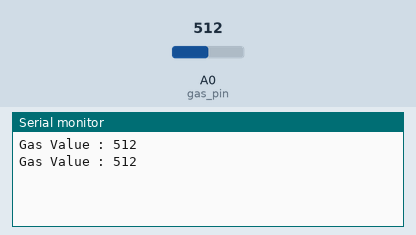
The sketch below on a simulated Arduino Uno, built with avr-gcc and run on an emulated ATmega328P. Parts: the last lines printed to the serial monitor. Inputs (shaded band) come from the test bench; at power-on: A0 (gas_pin) = 512.

Above: at 1.8 s.
1.9 s: A0 (gas_pin) set to 716
At 2.8 s:
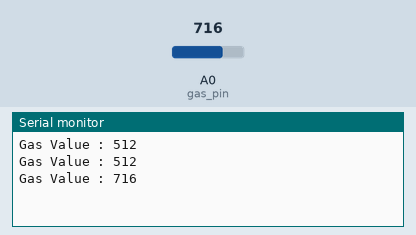
3.4 s: A0 (gas_pin) set to 900
At 4.8 s:
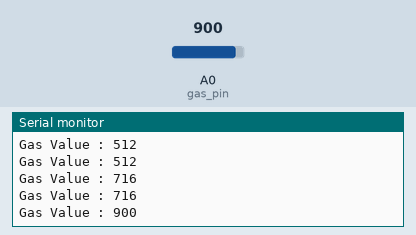
Timing chart, 0 to 6.4 s (numbered marks = the images above; inputs shaded):
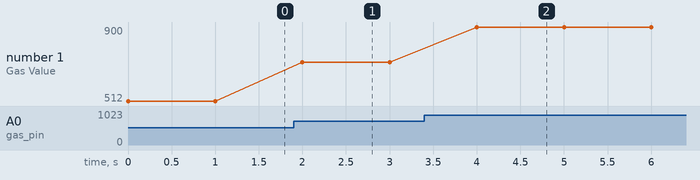

The sketch:

gas.ino
```cpp
//Define pin
// RM5 - RM22 connected
int gas_pin = 0;     // Arduino pin #8/A0  or Board pin P11

void setup() {
  pinMode(gas_pin, INPUT);
  Serial.begin(9600);
}

void loop() {
  int gas_value = analogRead(gas_pin);

  Serial.print("Gas Value : ");
  Serial.println(gas_value);
  // Checks if it has reached the threshold value

  delay(1000);
}
```

Measured:
- after the input at 1.9 s, the serial monitor: prints a new line after 0.10 s (image 1)
- after the input at 3.4 s, the serial monitor: prints a new line after 0.60 s (image 2)
- plotted number 1: 512 → 716 after the input at 1.9 s, 716 → 900 after the input at 3.4 s
